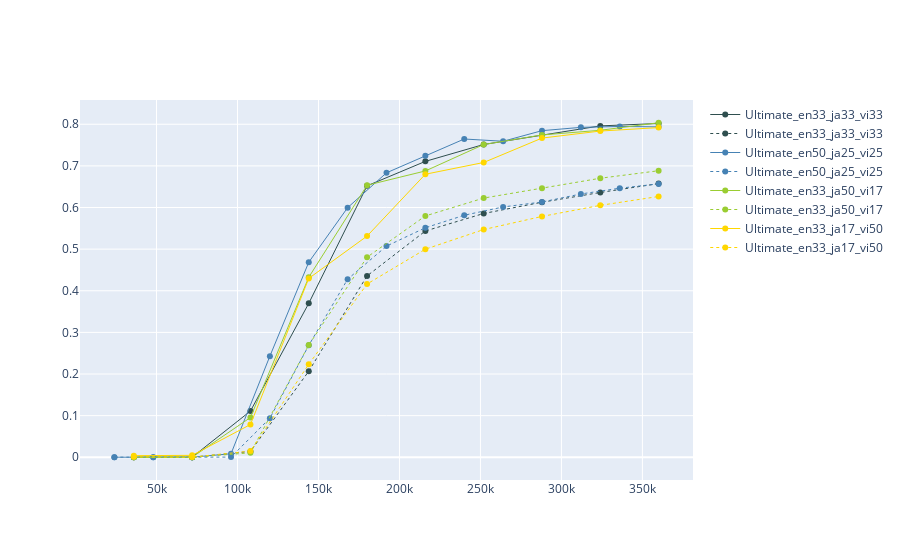

Notebook code cell kept with this figure:
### Code cell
fig = go.Figure()
fig.add_trace(go.Scatter(x=list(data_ultimate_en33_ja33_vi33.keys()), y= [x[1] for x in data_ultimate_en33_ja33_vi33.values()], name='Ultimate_en33_ja33_vi33',
                         line=dict(color='darkslategray', width=1)))
fig.add_trace(go.Scatter(x=list(data_ultimate_en33_ja33_vi33.keys()), y= [x[0] for x in data_ultimate_en33_ja33_vi33.values()], name='Ultimate_en33_ja33_vi33',
                         line=dict(color='darkslategray', width=1, dash='dot')))
fig.add_trace(go.Scatter(x=list(data_ultimate_en50_ja25_vi25.keys()), y= [x[1] for x in data_ultimate_en50_ja25_vi25.values()], name = 'Ultimate_en50_ja25_vi25',
                         line=dict(color='steelblue', width=1)))
fig.add_trace(go.Scatter(x=list(data_ultimate_en50_ja25_vi25.keys()), y= [x[0] for x in data_ultimate_en50_ja25_vi25.values()], name = 'Ultimate_en50_ja25_vi25',
                         line=dict(color='steelblue', width=1, dash= 'dot')))
fig.add_trace(go.Scatter(x=list(data_ultimate_en33_ja50_vi17.keys()), y= [x[1] for x in data_ultimate_en33_ja50_vi17.values()], name = 'Ultimate_en33_ja50_vi17',
                         line=dict(color='yellowgreen', width=1)))
fig.add_trace(go.Scatter(x=list(data_ultimate_en33_ja50_vi17.keys()), y= [x[0] for x in data_ultimate_en33_ja50_vi17.values()], name = 'Ultimate_en33_ja50_vi17',
                         line=dict(color='yellowgreen', width=1, dash = 'dot')))
fig.add_trace(go.Scatter(x=list(data_ultimate_en33_ja17_vi50.keys()), y= [x[1] for x in data_ultimate_en33_ja17_vi50.values()], name = 'Ultimate_en33_ja17_vi50',
                         line=dict(color='gold', width=1)))
fig.add_trace(go.Scatter(x=list(data_ultimate_en33_ja17_vi50.keys()), y= [x[0] for x in data_ultimate_en33_ja17_vi50.values()], name = 'Ultimate_en33_ja17_vi50',
                         line=dict(color='gold', width=1, dash = 'dot')))

### Figure 1 — Plotly figure (JSON) as saved in the notebook; plotly's stock layout.template omitted (floating-point values rounded to 4 significant figures)
{"data": [{"line": {"color": "darkslategray", "width": 1}, "name": "Ultimate_en33_ja33_vi33", "type": "scatter", "x": [36000, 72000, 108000, 144000, 180000, 216000, 252000, 288000, 324000, 360000], "y": [0.0002135, 0.0002135, 0.111, 0.3698, 0.6521, 0.7108, 0.7514, 0.7733, 0.7961, 0.8018]}, {"line": {"color": "darkslategray", "dash": "dot", "width": 1}, "name": "Ultimate_en33_ja33_vi33", "type": "scatter", "x": [36000, 72000, 108000, 144000, 180000, 216000, 252000, 288000, 324000, 360000], "y": [0.0002352, 0.0001536, 0.01411, 0.2067, 0.4357, 0.5436, 0.5856, 0.6127, 0.6361, 0.6574]}, {"line": {"color": "steelblue", "width": 1}, "name": "Ultimate_en50_ja25_vi25", "type": "scatter", "x": [24000, 48000, 72000, 96000, 120000, 144000, 168000, 192000, 216000, 240000, 264000, 288000, 312000, 336000, 360000], "y": [0.0002135, 0.0002135, 0.0002491, 0.008468, 0.243, 0.4685, 0.5996, 0.6834, 0.7241, 0.7646, 0.7592, 0.7846, 0.7925, 0.7947, 0.7937]}, {"line": {"color": "steelblue", "dash": "dot", "width": 1}, "name": "Ultimate_en50_ja25_vi25", "type": "scatter", "x": [24000, 48000, 72000, 96000, 120000, 144000, 168000, 192000, 216000, 240000, 264000, 288000, 312000, 336000, 360000], "y": [0.0002953, 0.00012, 9.363e-05, 0.0004393, 0.09387, 0.2689, 0.4278, 0.5073, 0.5513, 0.5814, 0.6013, 0.6132, 0.6325, 0.6464, 0.6567]}, {"line": {"color": "yellowgreen", "width": 1}, "name": "Ultimate_en33_ja50_vi17", "type": "scatter", "x": [36000, 72000, 108000, 144000, 180000, 216000, 252000, 288000, 324000, 360000], "y": [0.0001067, 7.116e-05, 0.09553, 0.4324, 0.6535, 0.6878, 0.7513, 0.7743, 0.7855, 0.8036]}, {"line": {"color": "yellowgreen", "dash": "dot", "width": 1}, "name": "Ultimate_en33_ja50_vi17", "type": "scatter", "x": [36000, 72000, 108000, 144000, 180000, 216000, 252000, 288000, 324000, 360000], "y": [0.0001487, 0.0001079, 0.01066, 0.2696, 0.4807, 0.5797, 0.6226, 0.6463, 0.6703, 0.6883]}, {"line": {"color": "gold", "width": 1}, "name": "Ultimate_en33_ja17_vi50", "type": "scatter", "x": [36000, 72000, 108000, 144000, 180000, 216000, 252000, 288000, 324000, 360000], "y": [0.003843, 0.004661, 0.0787, 0.4297, 0.5313, 0.6799, 0.7081, 0.7667, 0.7837, 0.7919]}, {"line": {"color": "gold", "dash": "dot", "width": 1}, "name": "Ultimate_en33_ja17_vi50", "type": "scatter", "x": [36000, 72000, 108000, 144000, 180000, 216000, 252000, 288000, 324000, 360000], "y": [0.001195, 0.0003781, 0.01489, 0.2233, 0.4161, 0.4998, 0.5471, 0.5786, 0.6052, 0.6265]}], "layout": {}}
